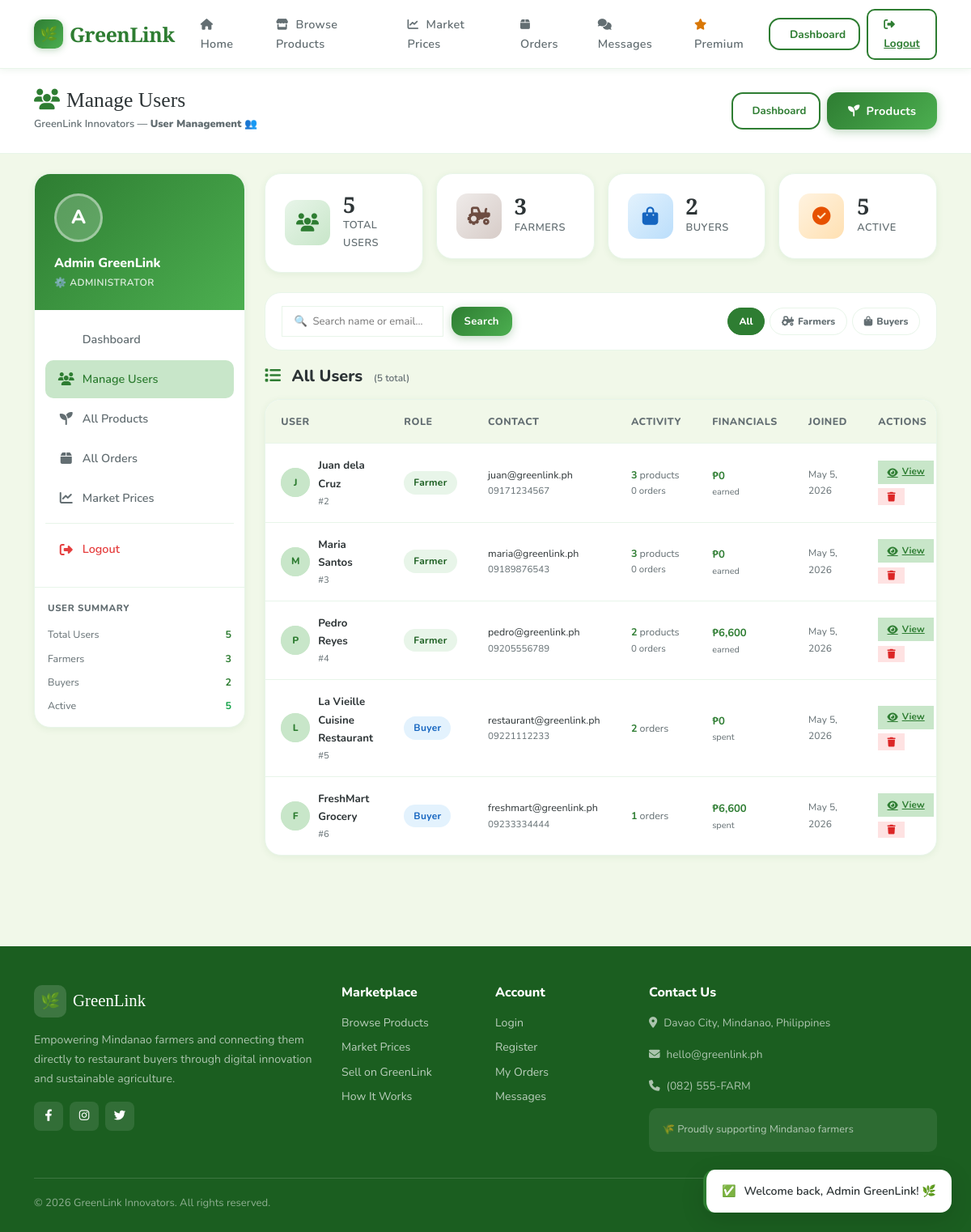
The page /admin/users.php (signed in) on the database its author committed.
### tables this page shows
CREATE TABLE IF NOT EXISTS users (
    id INT AUTO_INCREMENT PRIMARY KEY,
    name VARCHAR(100) NOT NULL,
    email VARCHAR(150) UNIQUE NOT NULL,
    password VARCHAR(255) NOT NULL,
    role ENUM('farmer', 'buyer', 'admin') NOT NULL DEFAULT 'buyer',
    phone VARCHAR(20),
    location VARCHAR(150),
    profile_image VARCHAR(255) DEFAULT NULL,
    is_active TINYINT(1) DEFAULT 1,
    created_at TIMESTAMP DEFAULT CURRENT_TIMESTAMP,
    updated_at TIMESTAMP DEFAULT CURRENT_TIMESTAMP ON UPDATE CURRENT_TIMESTAMP
);

### config/database.php (called while the page is built, shortened)
<?php
function sanitize($input) {
    return htmlspecialchars(strip_tags(trim($input)), ENT_QUOTES, 'UTF-8');
}

### admin/users.php (the view, shortened to what this page needs)
<?php
require_once __DIR__ . '/../includes/header.php';
$pdo = getDBConnection();
$adminId = $_SESSION['user_id'];
$admin   = $pdo->prepare("SELECT * FROM users WHERE id = ?");
$admin->execute([$adminId]);
$admin   = $admin->fetch();
function userImgUrl(array $user): string|null {
    $photo = $user['profile_photo'] ?? $user['profile_image'] ?? null;
    if (empty($photo)) return null;
    $path     = 'assets/images/profiles/' . ltrim($photo, '/');
    $fullPath = defined('BASE_PATH') ? BASE_PATH . '/' . $path : $_SERVER['DOCUMENT_ROOT'] . '/' . $path;
    $ts       = file_exists($fullPath) ? filemtime($fullPath) : (strtotime($user['updated_at'] ?? $user['created_at']) ?: time());
    return BASE_URL . '/' . htmlspecialchars($path) . '?v=' . $ts;
}
function userAvatar(array $user, string $size = '36px', string $fontSize = '.75rem'): string {
    $initial = strtoupper(substr($user['name'], 0, 1));
    $url     = userImgUrl($user);
    return '<span style="display:flex;width:' . $size . ';height:' . $size . ';border-radius:50%;'
         . 'background:var(--pale-green);color:var(--primary);align-items:center;justify-content:center;'
         . 'font-size:' . $fontSize . ';font-weight:800;">' . $initial . '</span>';
}
$roleFilter   = $_GET['role']   ?? 'all';
$searchFilter = trim($_GET['search'] ?? '');
$page         = max(1, intval($_GET['page'] ?? 1));
$perPage      = 10;
$offset       = ($page - 1) * $perPage;
$where  = "WHERE u.role != 'admin'";
$params = [];
$countStmt = $pdo->prepare("SELECT COUNT(*) FROM users u $where");
$countStmt->execute($params);
$totalCount = $countStmt->fetchColumn();
$stmt = $pdo->prepare("
    SELECT u.*,
        (SELECT COUNT(*) FROM orders WHERE buyer_id = u.id) as order_count,
        (SELECT COUNT(*) FROM products WHERE farmer_id = u.id) as product_count,
        (SELECT COALESCE(SUM(total_amount),0) FROM orders WHERE buyer_id = u.id AND status='completed') as total_spent,
        (SELECT COALESCE(SUM(total_amount),0) FROM orders WHERE farmer_id = u.id AND status='completed') as total_earned
    FROM users u $where
    ORDER BY u.created_at DESC
    LIMIT $perPage OFFSET $offset
");
$stmt->execute($params);
$users = $stmt->fetchAll();
$totalFarmers = $pdo->query("SELECT COUNT(*) FROM users WHERE role='farmer'")->fetchColumn();
$totalBuyers  = $pdo->query("SELECT COUNT(*) FROM users WHERE role='buyer'")->fetchColumn();
$totalUsers   = $pdo->query("SELECT COUNT(*) FROM users WHERE role!='admin'")->fetchColumn();
try {
    $activeUsers  = $pdo->query("SELECT COUNT(*) FROM users WHERE role!='admin' AND is_active=1")->fetchColumn();
} catch (Exception $e) {
    $activeUsers = $totalUsers;
}
$roleColors = ['farmer' => 'status-completed', 'buyer' => 'status-confirmed'];
?>
<div style="background:var(--bg);min-height:100vh;padding-bottom:3rem;">
    <div class="page-header">
        <div class="container">
            <div class="d-flex align-items-center justify-content-between">
                <div>
                    <h1><i class="fa-solid fa-users text-green me-2"></i>Manage Users</h1>
                    <div class="page-breadcrumb">GreenLink Innovators — <strong>User Management</strong> 👥</div>
                </div>
                <div class="d-flex gap-2">
                    <a href="dashboard.php" class="btn-outline-green" style="padding:.45rem 1rem;font-size:.82rem;"><i class="fa-solid fa-grid-2"></i> Dashboard</a>
                    <a href="products.php" class="btn-green"><i class="fa-solid fa-seedling"></i> Products</a>
                </div>
            </div>
        </div>
    </div>
    <div class="container">
        <div class="row g-4">
            <div class="col-lg-3">
                <div class="gl-sidebar">
                    <div class="gl-sidebar-header">
                        <?php $adminImgUrl = userImgUrl($admin); ?>
                        <?php if ($adminImgUrl): ?>
                            <img src="<?= $adminImgUrl ?>" style="width:48px;height:48px;border-radius:50%;object-fit:cover;border:2px solid white;" alt="Profile"
                                 onerror="this.style.display='none';this.nextElementSibling.style.display='flex';">
                            <div class="user-avatar" style="display:none;">A</div>
                        <?php else: ?>
                            <div class="user-avatar">A</div>
                        <?php endif; ?>
                        <div class="user-name"><?= htmlspecialchars($admin['name']) ?></div>
                        <div class="user-role">⚙️ Administrator</div>
                    </div>
                    <nav class="gl-sidebar-nav">
                        <a href="dashboard.php"><i class="fa-solid fa-grid-2"></i> Dashboard</a>
                        <a href="users.php" class="active"><i class="fa-solid fa-users"></i> Manage Users</a>
                        <a href="products.php"><i class="fa-solid fa-seedling"></i> All Products</a>
                        <a href="orders.php"><i class="fa-solid fa-box"></i> All Orders</a>
                        <a href="<?= BASE_URL ?>/admin/marketprices.php"><i class="fa-solid fa-chart-line"></i> Market Prices</a>
                        <div class="nav-divider"></div>
                        <a href="../auth/logout.php" style="color:#E53E3E;"><i class="fa-solid fa-right-from-bracket"></i> Logout</a>
                    </nav>
                    <div style="padding:1rem;border-top:1px solid var(--border);margin-top:.5rem;">
                        <div style="font-size:.72rem;font-weight:800;color:var(--text-muted);text-transform:uppercase;letter-spacing:.05em;margin-bottom:.75rem;">User Summary</div>
                        <div style="display:flex;justify-content:space-between;margin-bottom:.5rem;"><span style="font-size:.78rem;color:var(--text-muted);">Total Users</span><strong style="font-size:.78rem;color:var(--primary);"><?= $totalUsers ?></strong></div>
                        <div style="display:flex;justify-content:space-between;margin-bottom:.5rem;"><span style="font-size:.78rem;color:var(--text-muted);">Farmers</span><strong style="font-size:.78rem;color:var(--primary);"><?= $totalFarmers ?></strong></div>
                        <div style="display:flex;justify-content:space-between;margin-bottom:.5rem;"><span style="font-size:.78rem;color:var(--text-muted);">Buyers</span><strong style="font-size:.78rem;color:var(--primary);"><?= $totalBuyers ?></strong></div>
                        <div style="display:flex;justify-content:space-between;"><span style="font-size:.78rem;color:var(--text-muted);">Active</span><strong style="font-size:.78rem;color:#16a34a;"><?= $activeUsers ?></strong></div>
                    </div>
                </div>
            </div>
            <div class="col-lg-9">
                <div class="row g-3 mb-4">
                    <div class="col-sm-6 col-lg-3 fade-up fade-up-1">
                        <div class="stat-card">
                            <div class="stat-icon green"><i class="fa-solid fa-users"></i></div>
                            <div><div class="stat-value"><?= $totalUsers ?></div><div class="stat-label">Total Users</div></div>
                        </div>
                    </div>
                    <div class="col-sm-6 col-lg-3 fade-up fade-up-2">
                        <div class="stat-card">
                            <div class="stat-icon earth"><i class="fa-solid fa-tractor"></i></div>
                            <div><div class="stat-value"><?= $totalFarmers ?></div><div class="stat-label">Farmers</div></div>
                        </div>
                    </div>
                    <div class="col-sm-6 col-lg-3 fade-up fade-up-3">
                        <div class="stat-card">
                            <div class="stat-icon blue"><i class="fa-solid fa-bag-shopping"></i></div>
                            <div><div class="stat-value"><?= $totalBuyers ?></div><div class="stat-label">Buyers</div></div>
                        </div>
                    </div>
                    <div class="col-sm-6 col-lg-3 fade-up fade-up-4">
                        <div class="stat-card">
                            <div class="stat-icon orange"><i class="fa-solid fa-circle-check"></i></div>
                            <div><div class="stat-value"><?= $activeUsers ?></div><div class="stat-label">Active</div></div>
                        </div>
                    </div>
                </div>
                <div class="filter-bar">
                    <form method="GET" style="display:flex;gap:.6rem;align-items:center;flex-wrap:wrap;flex:1;">
                        <input type="text" name="search" placeholder="🔍  Search name or email…" value="<?= htmlspecialchars($searchFilter) ?>">
                        <button type="submit" class="btn-green" style="padding:.42rem 1rem;font-size:.82rem;">Search</button>
                    </form>
                    <div style="display:flex;gap:.4rem;flex-wrap:wrap;">
                        <a href="?role=all&search=<?= urlencode($searchFilter) ?>" class="filter-pill <?= $roleFilter==='all'?'active':'' ?>">All</a>
                        <a href="?role=farmer&search=<?= urlencode($searchFilter) ?>" class="filter-pill <?= $roleFilter==='farmer'?'active':'' ?>"><i class="fa-solid fa-tractor"></i> Farmers</a>
                        <a href="?role=buyer&search=<?= urlencode($searchFilter) ?>" class="filter-pill <?= $roleFilter==='buyer'?'active':'' ?>"><i class="fa-solid fa-bag-shopping"></i> Buyers</a>
                    </div>
                </div>
                <div class="d-flex justify-content-between align-items-center mb-3">
                    <h5 style="font-weight:800;margin:0;"><i class="fa-solid fa-list text-green me-2"></i>
                        <?php if ($roleFilter !== 'all'): ?>
                            <?= ucfirst($roleFilter) ?>s
                        <?php else: ?>All Users<?php endif; ?>
                        <span style="font-size:.75rem;color:var(--text-muted);font-weight:600;margin-left:.5rem;">(<?= $totalCount ?> total)</span>
                    </h5>
                </div>
                <div class="gl-table">
                    <table>
                        <thead>
                            <tr>
                                <th>User</th>
                                <th>Role</th>
                                <th>Contact</th>
                                <th><?= $roleFilter === 'farmer' ? 'Products' : ($roleFilter === 'buyer' ? 'Orders' : 'Activity') ?></th>
                                <th>Financials</th>
                                <th>Joined</th>
                                <th>Actions</th>
                            </tr>
                        </thead>
                        <tbody>
                        <?php foreach ($users as $u): ?>
                        <tr>
                            <td>
                                <div style="display:flex;align-items:center;gap:10px;">
                                    <div class="user-avatar-sm">
                                        <?= userAvatar($u, '36px', '.75rem') ?>
                                    </div>
                                    <div>
                                        <div style="font-weight:700;font-size:.83rem;"><?= sanitize($u['name']) ?></div>
                                        <div style="font-size:.7rem;color:var(--text-muted);">#<?= $u['id'] ?></div>
                                    </div>
                                </div>
                            </td>
                            <td>
                                <span class="status-badge <?= $roleColors[$u['role']] ?? '' ?>"><?= ucfirst($u['role']) ?></span>
                            </td>
                            <td>
                                <div style="font-size:.78rem;"><?= sanitize($u['email']) ?></div>
                                <?php if (!empty($u['phone'])): ?>
                                    <div style="font-size:.72rem;color:var(--text-muted);"><?= sanitize($u['phone']) ?></div>
                                <?php endif; ?>
                            </td>
                            <td>
                                <?php if ($u['role'] === 'farmer'): ?>
                                    <div style="font-size:.78rem;"><strong style="color:var(--primary);"><?= $u['product_count'] ?></strong> <span style="color:var(--text-muted);">products</span></div>
                                    <div style="font-size:.72rem;color:var(--text-muted);"><?= $u['order_count'] ?> orders</div>
                                <?php else: ?>
                                    <div style="font-size:.78rem;"><strong style="color:var(--primary);"><?= $u['order_count'] ?></strong> <span style="color:var(--text-muted);">orders</span></div>
                                <?php endif; ?>
                            </td>
                            <td>
                                <?php if ($u['role'] === 'farmer'): ?>
                                    <strong style="font-size:.82rem;color:var(--primary);">₱<?= number_format($u['total_earned'], 0) ?></strong>
                                    <div style="font-size:.68rem;color:var(--text-muted);">earned</div>
                                <?php else: ?>
                                    <strong style="font-size:.82rem;color:var(--primary);">₱<?= number_format($u['total_spent'], 0) ?></strong>
                                    <div style="font-size:.68rem;color:var(--text-muted);">spent</div>
                                <?php endif; ?>
                            </td>
                            <td style="font-size:.75rem;color:var(--text-muted);"><?= date('M j, Y', strtotime($u['created_at'])) ?></td>
                            <td>
                                <div style="display:flex;gap:.35rem;flex-wrap:wrap;">
                                    <a href="view_user.php?id=<?= $u['id'] ?>" class="action-btn action-btn-primary">
                                        <i class="fa-solid fa-eye"></i> View
                                    </a>
                                    <button onclick="confirmDelete(<?= $u['id'] ?>, '<?= addslashes(htmlspecialchars($u['name'])) ?>')" class="action-btn action-btn-danger">
                                        <i class="fa-solid fa-trash"></i>
                                    </button>
                                </div>
                            </td>
                        </tr>
                        <?php endforeach; ?>
                        </tbody>
                    </table>
                </div>
            </div>
        </div>
    </div>
</div>
<?php require_once __DIR__ . '/../includes/footer.php'; ?>

### rows shown on the page
users: name "Admin GreenLink"
users: name "J", name "Juan dela Cruz", id "2", role "Farmer", email "juan@greenlink.ph", phone "09171234567", product_count "3", order_count "0", total_earned "0", created_at "May 5, 2026"
users: name "M", name "Maria Santos", id "3", role "Farmer", email "maria@greenlink.ph", phone "09189876543", product_count "3", order_count "0", total_earned "0", created_at "May 5, 2026"
users: name "P", name "Pedro Reyes", id "4", role "Farmer", email "pedro@greenlink.ph", phone "09205556789", product_count "2", order_count "0", total_earned "6,600", created_at "May 5, 2026"
users: name "L", name "La Vieille Cuisine Restaurant", id "5", role "Buyer", email "restaurant@greenlink.ph", phone "09221112233", order_count "2", total_spent "0", created_at "May 5, 2026"
users: name "F", name "FreshMart Grocery", id "6", role "Buyer", email "freshmart@greenlink.ph", phone "09233334444", order_count "1", total_spent "6,600", created_at "May 5, 2026"

### other values the page prints
$totalUsers "5"
$totalFarmers "3"
$totalBuyers "2"
$activeUsers "5"
$totalCount "5"
